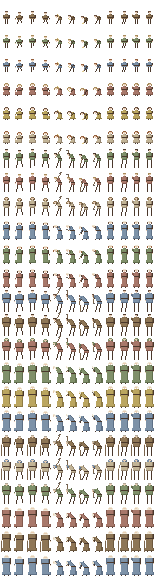
#> input picture art/out/people/people.png, 156 x 576 px
$ python pack-art.py
#> lines starting #> are read from the running program, lines starting #| are printed output that depends on the picture
"""Pack the drawn art (art/out/) into one sprite sheet for The Lord's Will.

    python tools/pack-art.py

Reads   art/out/buildings/<item>_r0..3.png   one building in its four rotations (item: the name, spaces as underscores)
        art/out/people/people.png            the figure sheet (cells 13 x 24: 24 rows, 12 columns)
        art/out/nature/tree_<season>_<k>.png trees
        art/out/ground/<key>.png             ground textures that repeat
Writes  games/lords-will/art.png             the sheet
        games/lords-will/art-atlas.js        where everything is on it

Whatever is missing is left out, so the game can be tried while art is still being drawn. A closed (or burnt out)
version of every building is made here: the same drawing, faded towards the paper.
"""
import io
import json
import pathlib
import re
from PIL import Image

root = pathlib.Path(__file__).resolve().parent.parent
src = root / 'art' / 'out'
dst = root / 'games' / 'lords-will'
PAPER = (234, 223, 198)
INK = (74, 56, 44)
SEASONS = ['spring', 'summer', 'autumn', 'winter']
TILE_W, TILE_H = 32, 16
CELL_W, CELL_H = 13, 24


def hard(im):
    """Sprites are hard-edged: alpha is all or nothing."""
    im = im.convert('RGBA')
    px = im.load()
    for y in range(im.height):
        for x in range(im.width):
            r, g, b, a = px[x, y]
            px[x, y] = (r, g, b, 255) if a >= 128 else (0, 0, 0, 0)
    return im


def faded(im, t=0.32):
    out = im.copy()
    px = out.load()
    for y in range(out.height):
        for x in range(out.width):
            r, g, b, a = px[x, y]
            if a:
                grey = (r * 3 + g * 4 + b) // 8
                px[x, y] = tuple(round((c * 0.55 + grey * 0.45) * (1 - t) + p * t) for c, p in zip((r, g, b), PAPER)) + (255,)
    return out


LIGHTS = {(242, 217, 160), (238, 168, 94), (247, 221, 140), (210, 114, 90)}   # lit window, flame, its core, embers


def lit(im):
    """Mark the lights: alpha 200 tells the engine to draw them at full colour whatever the hour."""
    px = im.load()
    for y in range(im.height):
        for x in range(im.width):
            r, g, b, a = px[x, y]
            if a and (r, g, b) in LIGHTS:
                px[x, y] = (r, g, b, 200)
    return im


items = []                                   # (key, image)
buildings = {}
for f in sorted((src / 'buildings').glob('*_r0.png')):
    item = f.name[:-len('_r0.png')]
    if item.endswith('_night') or re.search(r'_fire\d$', item):
        continue                             # other states of a building, picked up with it below
    rots = [src / 'buildings' / f'{item}_r{r}.png' for r in range(4)]
    if not all(p.exists() for p in rots):
        print('skipped', item, '(not all four rotations)')
        continue
    ims = [hard(Image.open(p)) for p in rots]
    if len({im.size for im in ims}) != 1:
        print('skipped', item, '(rotations differ in size)')
        continue
    name = item.replace('_', ' ')
    buildings[name] = {'w': ims[0].width, 'h': ims[0].height}
    for r, im in enumerate(ims):
        items.append((('b', name, 'open', r), im))
        items.append((('b', name, 'closed', r), faded(im)))
        night = src / 'buildings' / f'{item}_night_r{r}.png'
        if night.exists():
            items.append((('b', name, 'night', r), lit(hard(Image.open(night)))))
        for k in range(3):
            fire = src / 'buildings' / f'{item}_fire{k}_r{r}.png'
            if fire.exists():
                items.append((('b', name, f'fire{k}', r), lit(hard(Image.open(fire)))))

people = src / 'people' / 'people.png'
if people.exists():
    im = hard(Image.open(people))
#> in hard, im is the input picture: PIL image 156x576 RGBA; mean R, G, B, A 38.6, 35.2, 30, 74
    assert im.width % CELL_W == 0 and im.height % CELL_H == 0, f'people.png is {im.size}, not a grid of {CELL_W} x {CELL_H} cells'
    items.append((('people',), im))

trees = {}
for s in SEASONS:
    for f in sorted((src / 'nature').glob(f'tree_{s}_*.png')):
        items.append((('tree', s, int(re.search(r'_(\d+)\.png$', f.name).group(1))), hard(Image.open(f))))

for f in sorted((src / 'ground').glob('*.png')):
    if f.name.startswith('preview'):
        continue
    im = Image.open(f).convert('RGBA')
    im.putalpha(255)
    items.append((('ground', f.stem), im))

# small icons for the page (resources and the like)
for f in sorted((src / 'icons').glob('*.png')):
    if not f.name.startswith('preview'):
        items.append((('icon', f.stem), hard(Image.open(f))))

# pictures for the build menu: each building as first seen (rotation 0), reduced to fit a small box. These are shown
# by the page, not drawn as sprites, so they may be smooth.
THUMB = (60, 46)
for name in list(buildings):
    im = Image.open(src / 'buildings' / f'{name.replace(" ", "_")}_r0.png').convert('RGBA')
    im = im.crop(im.getbbox())
    k = min(1, THUMB[0] / im.width, THUMB[1] / im.height)
    if k < 1:
        im = im.resize((max(1, round(im.width * k)), max(1, round(im.height * k))), Image.LANCZOS)
    items.append((('thumb', name), im))
for key, tex in (('road', 'road'), ('field', 'field_ripe'), ('garden', 'garden')):
    f = src / 'ground' / f'{tex}.png'
    if f.exists():                                             # a cell of that ground, as a diamond
        t = Image.open(f).convert('RGBA').crop((0, 0, 48, 24))
        for y in range(24):
            for x in range(48):
                if abs(x + 0.5 - 24) / 24 + abs(y + 0.5 - 12) / 12 > 1:
                    t.putpixel((x, y), (0, 0, 0, 0))
        items.append((('thumb', key), t))

# the build-preview marker: one cell, every other pixel inked (sprites have no partial transparency)
marker = Image.new('RGBA', (TILE_W, TILE_H), (0, 0, 0, 0))
#> marker: PIL image 32x16 RGBA; every value is 0
for y in range(TILE_H):
    for x in range(TILE_W):
        if (x + y) % 2 == 0 and abs(x + 0.5 - TILE_W / 2) / (TILE_W / 2) + abs(y + 0.5 - TILE_H / 2) / (TILE_H / 2) <= 1:
            marker.putpixel((x, y), INK + (255,))
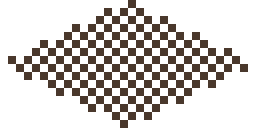
#> marker: PIL image 32x16 RGBA (shown 8 times larger); mean R, G, B, A 18.5, 14, 11, 63.8; transparent parts drawn white
items.append((('marker',), marker))
bad = Image.new('RGBA', (TILE_W, TILE_H), (0, 0, 0, 0))        # the same in red: "not here"
for y in range(TILE_H):
    for x in range(TILE_W):
        if (x + y) % 2 == 0 and abs(x + 0.5 - TILE_W / 2) / (TILE_W / 2) + abs(y + 0.5 - TILE_H / 2) / (TILE_H / 2) <= 1:
            bad.putpixel((x, y), (164, 70, 58, 255))
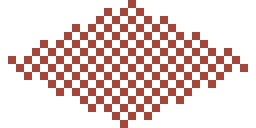
#> bad: PIL image 32x16 RGBA (shown 8 times larger); mean R, G, B, A 41, 17.5, 14.5, 63.8; transparent parts drawn white
items.append((('markerBad',), bad))

# shelf packing, tallest first
WIDTH = 4096
order = sorted(range(len(items)), key=lambda i: -items[i][1].height)
#> order = [0, 1, 2]
x = y = shelf = 0
place = {}
for i in order:
    im = items[i][1]
    if x + im.width > WIDTH:
        x = 0; y += shelf + 1; shelf = 0
    place[i] = (x, y)
    x += im.width + 1
    shelf = max(shelf, im.height)
#> this loop made 3 passes
#> x on passes 1 to 3: 157, 190, 223
#> after the loop, place = {0: (0, 0), 1: (157, 0), 2: (190, 0)}; shelf = 576; x = 223; y = 0
height = y + shelf
#> height = 576
sheet = Image.new('RGBA', (WIDTH, height), (0, 0, 0, 0))
#> sheet: PIL image 4096x576 RGBA; every value is 0
atlas = {'size': [WIDTH, height], 'buildings': {}, 'people': None, 'trees': {}, 'ground': {}, 'icons': {}, 'thumbs': {}, 'marker': None}
for i, (key, im) in enumerate(items):
    px, py = place[i]
    sheet.paste(im, (px, py))
    if key[0] == 'b':
        b = atlas['buildings'].setdefault(key[1], {**buildings[key[1]], 'open': [None] * 4, 'closed': [None] * 4})
        b.setdefault(key[2], [None] * 4)[key[3]] = [px, py]
    elif key[0] == 'people':
        atlas['people'] = {'x': px, 'y': py, 'cw': CELL_W, 'ch': CELL_H, 'cols': im.width // CELL_W, 'rows': im.height // CELL_H}
    elif key[0] == 'tree':
        atlas['trees'].setdefault(key[1], []).append({'x': px, 'y': py, 'w': im.width, 'h': im.height})
    elif key[0] == 'icon':
        atlas['icons'][key[1]] = {'x': px, 'y': py, 'w': im.width, 'h': im.height}
    elif key[0] == 'thumb':
        atlas['thumbs'][key[1]] = {'x': px, 'y': py, 'w': im.width, 'h': im.height}
    elif key[0] == 'ground':
        atlas['ground'][key[1]] = {'x': px, 'y': py, 'w': im.width, 'h': im.height}
    else:
        atlas[key[0]] = {'x': px, 'y': py, 'w': im.width, 'h': im.height}
#> this loop made 3 passes
#> (key, px) on passes 1 to 3: (('people',), 0), (('marker',), 157), (('markerBad',), 190)
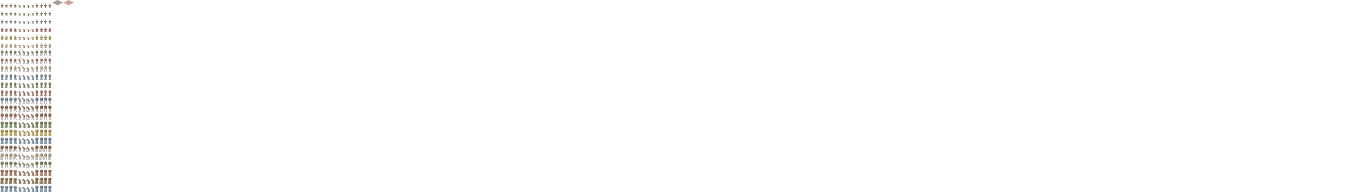
#> sheet: PIL image 4096x576 RGBA (shown at 1/3 size); mean R, G, B, A 1.5, 1.3, 1.1, 2.8; transparent parts drawn white
#> after the loop, atlas = 9 items

sheet.save(dst / 'art.png', optimize=True)
text = ('// Written by tools/pack-art.py: where each drawing is on art.png. Do not edit by hand.\n'
        'export const ATLAS = ' + json.dumps(atlas, indent=1) + ';\n')
io.open(dst / 'art-atlas.js', 'w', encoding='utf-8', newline='\n').write(text)
print(f'art.png {WIDTH}x{height}: {len(atlas["buildings"])} buildings, people {"yes" if atlas["people"] else "no"}, '
      f'trees {sum(len(v) for v in atlas["trees"].values())}, ground {len(atlas["ground"])}')
#| art.png 4096x576: 0 buildings, people yes, trees 0, ground 0
